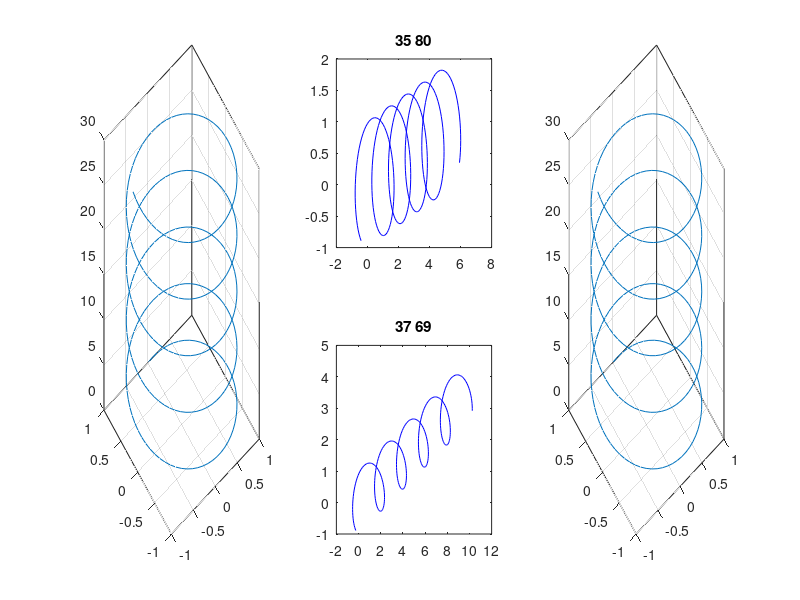

Write the MATLAB code that produced this figure.
% 3차원 곡선을 평면에 투사하고 복원 %
clear; clc; close all;

subplot(2,3,[1,4]);
t=0:0.1:30;
x=sin(t);
y=cos(t);
z=t;

% t = 0:pi/500:pi;
% x = sin(t).*cos(10*t);
% y = sin(t).*sin(10*t);
% z = cos(t);

% t=-10:0.1:10;
% 
% x = exp(-t/10).*sin(5*t);
% y = exp(-t/10).*cos(5*t);
% z = t;

plot3(x,y,z);           % 원본 데이터 그리기
box on
grid on
real=[x' y' z'];        % 원본 데이터 설정

subplot(2,3,2);

the1=rand*pi/2;     % the1 각
phi1=rand*pi/2;     % phi1 각

b1=[cos(the1)*cos(phi1)
    sin(the1)*cos(phi1)
    sin(phi1)];         % b1 벡터      
bx1=[-sin(the1)*cos(phi1)-cos(the1)*sin(phi1)
    cos(the1)*cos(phi1)-sin(the1)*sin(phi1)
    cos(phi1)];         % bx1 벡터

by1=cross(b1,bx1);
% by1=[sin(the1)-sin(phi1)*cos(the1)*cos(phi1)
%     -cos(the1)-sin(the1)*sin(phi1)*cos(phi1)
%     cos(phi1)^2-sin(the1)*sin(phi1)*cos(phi1)+...
%     sin(the1)*sin(phi1)*cos(phi1)];     % by1 벡터


mDataX1=real*bx1/sum(bx1.^2);       % bx1 벡터에 투사한 좌표
mDataY1=real*by1/sum(by1.^2);       % by1 벡터에 투사한 좌표

plot(mDataX1,mDataY1,'b');     % bx1 벡터와 by1벡터의 좌표로 그리기
title(sprintf('%1.0f %1.0f',the1*180/pi,phi1*180/pi));

subplot(2,3,5)

the2=rand*pi/2;     % the2 각
phi2=rand*pi/2;     % phi2 각

b2=[cos(the2)*cos(phi2)
    sin(the2)*cos(phi2)
    sin(phi2)];         % b2 벡터
bx2=[-sin(the2)*cos(phi2)-cos(the2)*sin(phi2)
    cos(the2)*cos(phi2)-sin(the2)*sin(phi2)
    cos(phi2)];         % bx1 벡터

by2=cross(b2,bx2);

% by2=[sin(the2)-sin(phi2)*cos(the2)*cos(phi2)
%     -cos(the2)-sin(the2)*sin(phi2)*cos(phi2)
%     cos(phi2)^2-sin(the2)*sin(phi2)*cos(phi2)+...
%     sin(the2)*sin(phi2)*cos(phi2)];     % by1 벡터

mDataX2=real*bx2/sum(bx2.^2);       % bx2 벡터에 투사한 좌표      
mDataY2=real*by2/sum(by2.^2);       % by2 벡터에 투사한 좌표

plot(mDataX2,mDataY2,'b');     % bx2 벡터와 by2 벡터의 좌표로 그리기 
title(sprintf('%1.0f %1.0f',the2*180/pi,phi2*180/pi));

subplot(2,3,[3,6])

B=[bx1 by1 bx2 by2];
b=[sum(bx1.^2)*mDataX1  sum(by1.^2)*mDataY1 ...
    sum(bx2.^2)*mDataX2  sum(by2.^2)*mDataY2];

make=B'\b';

plot3(make(1,:),make(2,:),make(3,:))        % 투사한 데이터 그리기
box on
grid on
